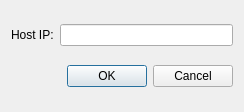
<?xml version="1.0" encoding="UTF-8"?>
<ui version="4.0">
 <class>buildConnectionDialog</class>
 <widget class="QDialog" name="buildConnectionDialog">
  <property name="geometry">
   <rect>
    <x>0</x>
    <y>0</y>
    <width>244</width>
    <height>112</height>
   </rect>
  </property>
  <property name="windowTitle">
   <string>Dialog</string>
  </property>
  <layout class="QGridLayout" name="gridLayout">
   <item row="0" column="0">
    <widget class="QLabel" name="label">
     <property name="text">
      <string>Host IP:</string>
     </property>
    </widget>
   </item>
   <item row="1" column="2">
    <widget class="QPushButton" name="pushButton">
     <property name="sizePolicy">
      <sizepolicy hsizetype="Fixed" vsizetype="Fixed">
       <horstretch>0</horstretch>
       <verstretch>0</verstretch>
      </sizepolicy>
     </property>
     <property name="text">
      <string>OK</string>
     </property>
    </widget>
   </item>
   <item row="1" column="3">
    <widget class="QPushButton" name="pushButton_2">
     <property name="sizePolicy">
      <sizepolicy hsizetype="Fixed" vsizetype="Fixed">
       <horstretch>0</horstretch>
       <verstretch>0</verstretch>
      </sizepolicy>
     </property>
     <property name="text">
      <string>Cancel</string>
     </property>
    </widget>
   </item>
   <item row="0" column="1" colspan="3">
    <widget class="QLineEdit" name="lineEdit">
     <property name="readOnly">
      <bool>true</bool>
     </property>
    </widget>
   </item>
  </layout>
 </widget>
 <resources/>
 <connections/>
</ui>
